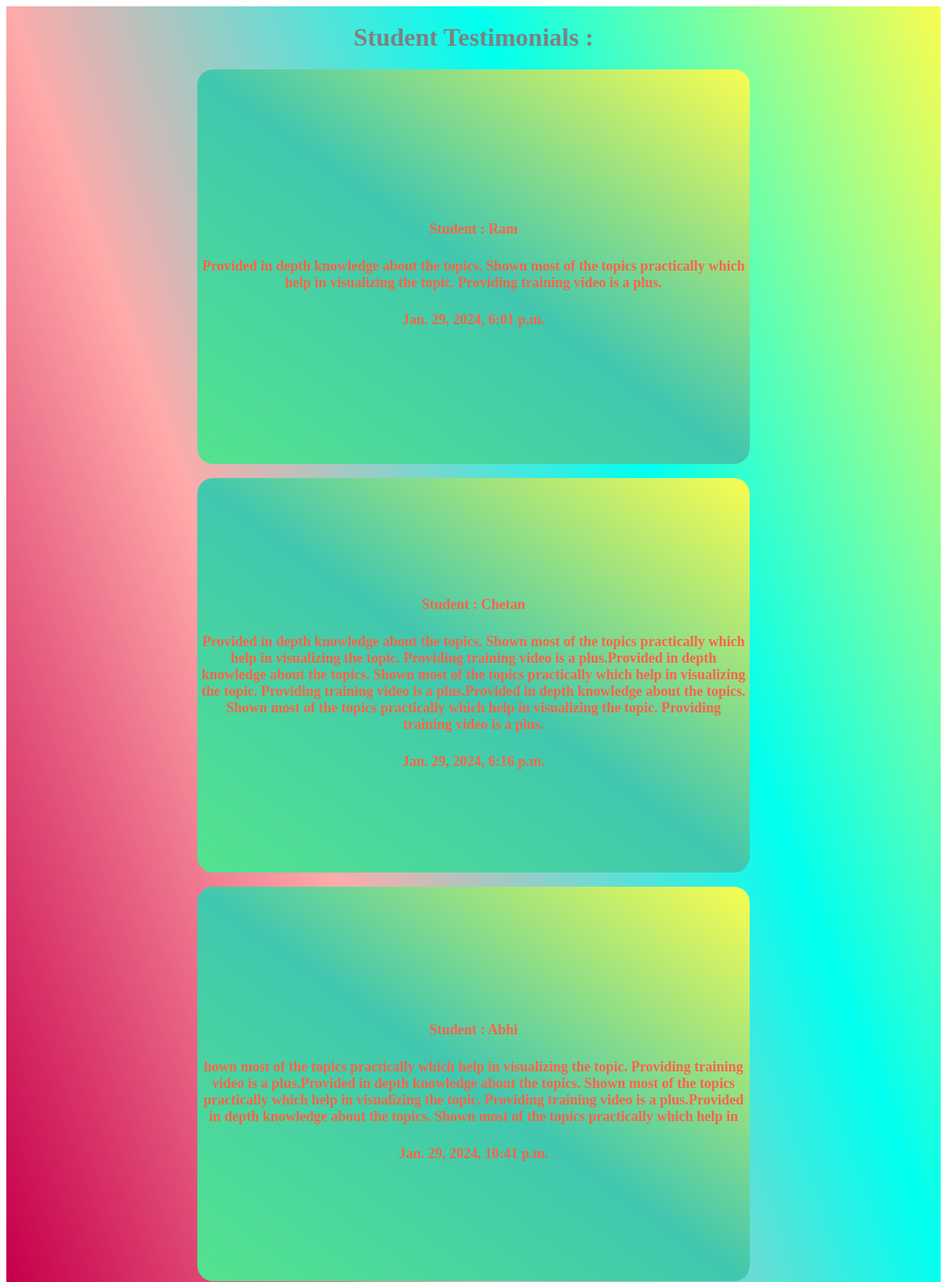
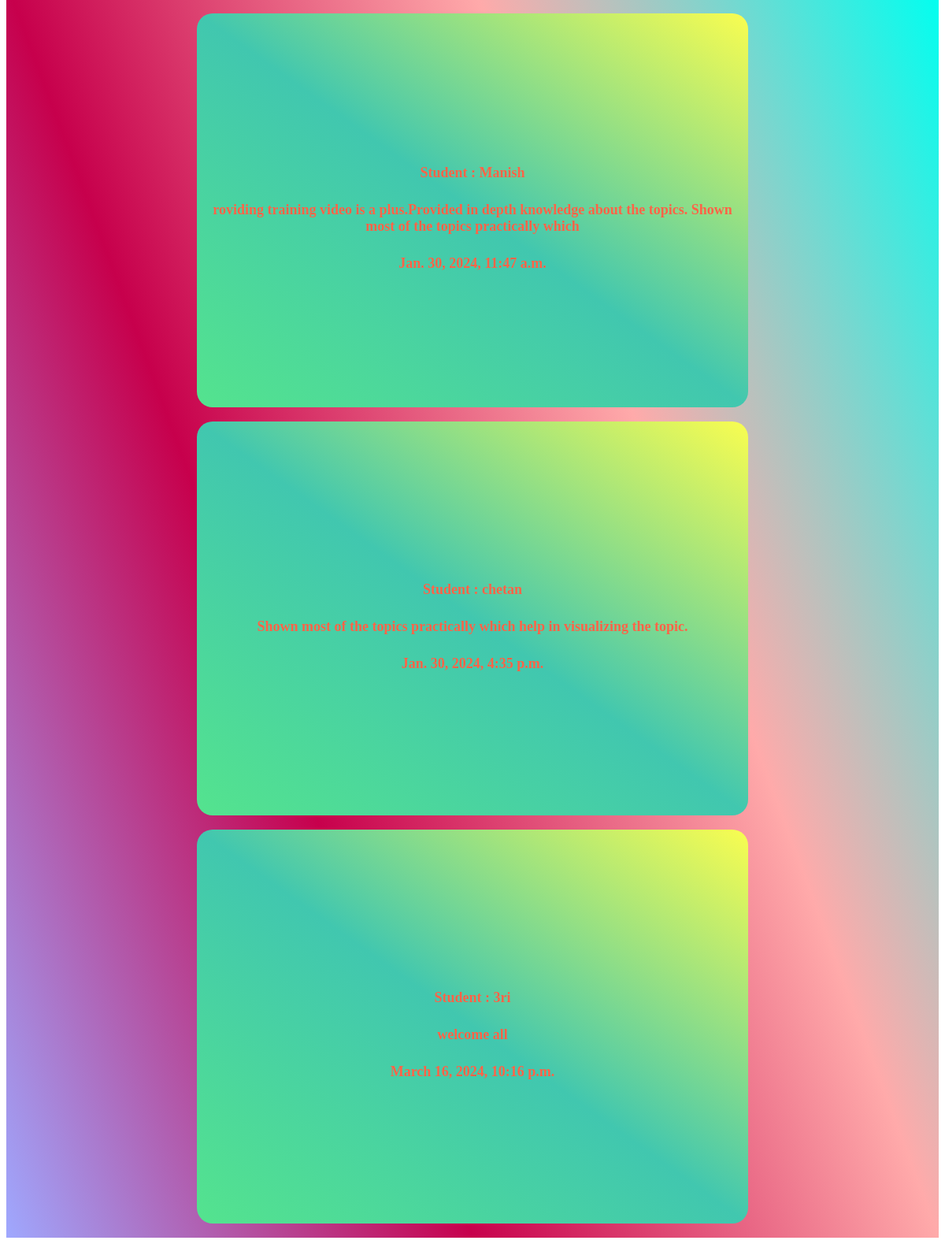
The app's page /reviews/ with its own data (2 pictures, top to bottom).
### sys_app/models.py (models this page shows, shortened)
class Feedback(models.Model):
    username = models.CharField(max_length=50)
    created_date = models.DateTimeField(auto_now_add=True)
    feedback = models.TextField()

### sys_app/views.py (the view)
# urls.py: path('reviews/', views.showfeedback, name='reviews'),
def showfeedback(request):
    show = Feedback.objects.all()
    return render(request, 'reviews.html', {'show': show})

### sys_app/templates/reviews.html (shortened to what this page needs)
<!DOCTYPE html>
<html lang="en">
<head>
</head>
<body>
<div class="hard">
    <h1> Student Testimonials :</h1>
    {% for i in show %}
    <div class="card">
        <br><br>
        Student : {{i.username}}<br><br>
        <div class="cont">
            {{i.feedback}}<br><br>
        </div>
        {{i.created_date}}<br><br>
    </div>
    <br>
    {% endfor %}
</div>
</body>
</html>

### sys_app/templates/reviews.html (style rules this page uses)
.card { display:flex; flex-direction:column; justify-content:center; align-items:center; height:500px; width:700px; color:Tomato; background:linear-gradient(to right top, #54E38E, #41C7AF, #f9fd50); border-radius:20px; text-align:center; font-size:18px; font-weight:bold; }
.hard { display:flex; flex-direction:column; justify-content:center; align-items:center; color:grey; background:linear-gradient(to right top,#9fa8fe, #c7004c, #ffaaaa, #00fff0, #f9fd50); }
.cont { padding:5px; scrollbar-width: 3px; max-height: 100%; overflow-y: auto; }

### records on screen
Feedback: username "Ram", feedback "Provided in depth knowledge about the topics. Shown most of the topics practically which help in visualizing the topic. Providing training video is a plus.", created_date "Jan. 29, 2024, 6:01 p.m."
Feedback: username "Chetan", feedback "Provided in depth knowledge about the topics. Shown most of the topics practically which help in visualizing the topic. Providing training video is a plus.Provided in depth knowledge about the topics. Shown most of the topics practically which help in visualizing the topic. Providing training video is a plus.Provided in depth knowledge about the topics. Shown most of the topics practically which help in visualizing the topic. Providing training video is a plus.", created_date "Jan. 29, 2024, 6:16 p.m."
Feedback: username "Abhi", feedback "hown most of the topics practically which help in visualizing the topic. Providing training video is a plus.Provided in depth knowledge about the topics. Shown most of the topics practically which help in visualizing the topic. Providing training video is a plus.Provided in depth knowledge about the topics. Shown most of the topics practically which help in", created_date "Jan. 29, 2024, 10:41 p.m."
Feedback: username "Manish", feedback "roviding training video is a plus.Provided in depth knowledge about the topics. Shown most of the topics practically which", created_date "Jan. 30, 2024, 11:47 a.m."
Feedback: username "chetan", feedback "Shown most of the topics practically which help in visualizing the topic."
Feedback: username "3ri", feedback "welcome all", created_date "March 16, 2024, 10:16 p.m."
